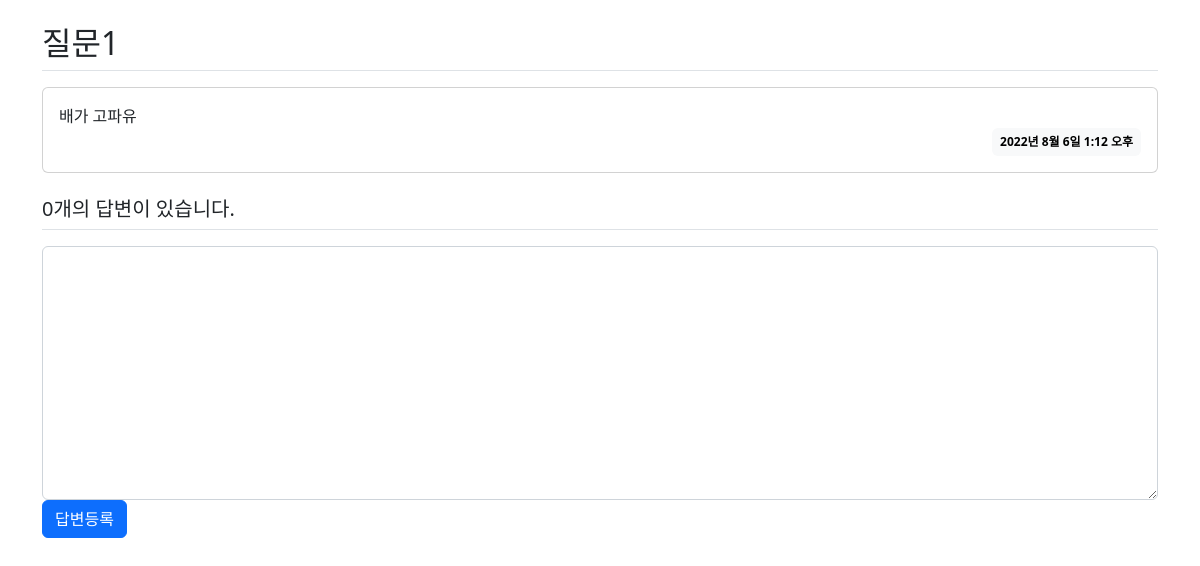
/pybo/4/, run on an earlier commit of the app's database.
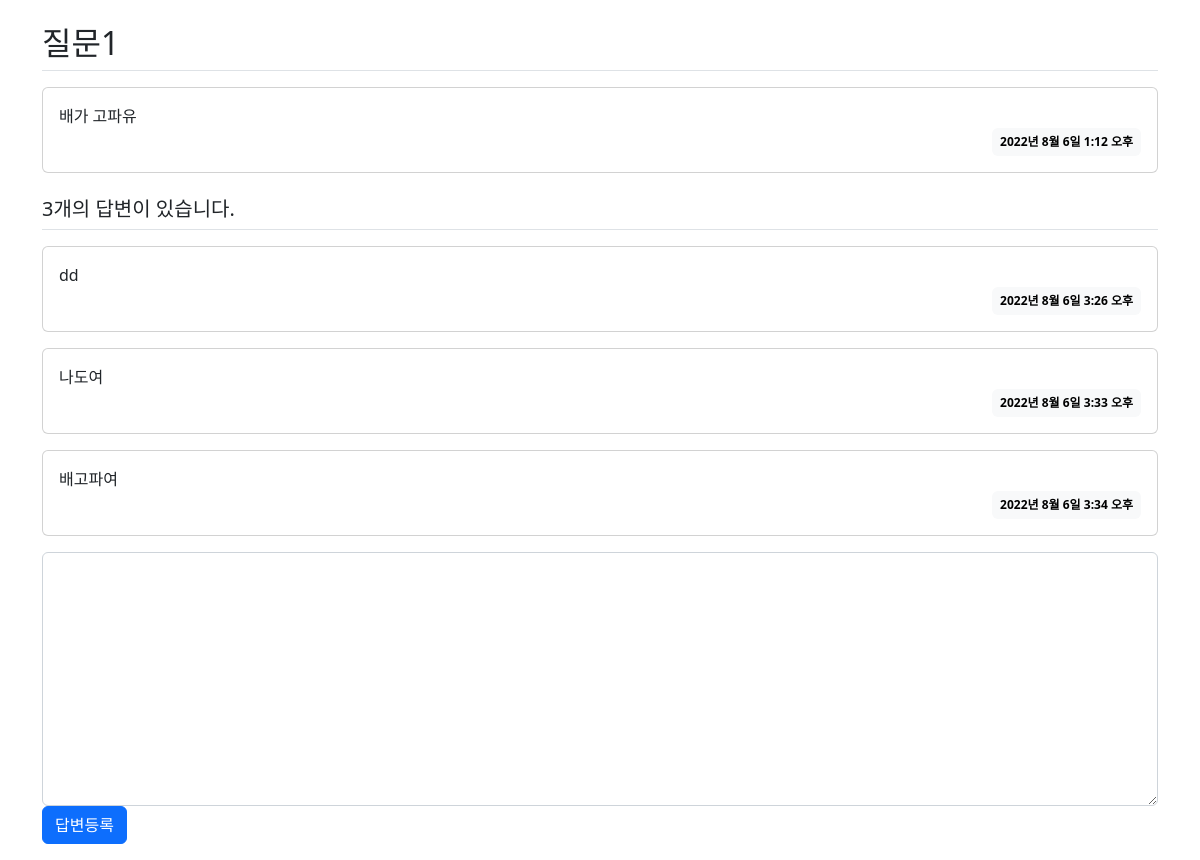
And on a later commit of the database.
### pybo/models.py (models this page shows, shortened)
class Question(models.Model):
    subject = models.CharField(max_length=200)
    content = models.TextField()
    create_date = models.DateTimeField()

class Answer(models.Model):
    question = models.ForeignKey(Question, on_delete=models.CASCADE)
    content = models.TextField()
    create_date = models.DateTimeField()

### pybo/views.py (the view)
# urls.py: path('<int:question_id>/', views.detail, name='detail'),
def detail(request, question_id):
    question = Question.objects.get(id=question_id)
    context = {'question' : question}
    return render(request, 'pybo/question_detail.html', context)

### pybo/templates/pybo/question_detail.html (shortened to what this page needs)
{% load static %}
<link rel="stylesheet" type="text/css" href="{% static 'bootstrap.min.css' %}">
<div class="container my-3">
    <h2 class="border-bottom py-2">{{ question.subject }}</h2>
    <div class="card my-3">
        <div class="card-body">
            <div class="card-text" style="white-space: pre-line;">{{ question.content }}</div>
            <div class="d-flex justify-content-end">
                <span class="badge text-bg-light p-2">
                    {{ question.create_date }}
                </span>
            </div>
        </div>
    </div>
    <h5 class="border-bottom my-3 py-2">{{question.answer_set.count}}개의 답변이 있습니다.</h5>
    {% for answer in question.answer_set.all %}
    <div class="card my-3">
        <div class="card-body">
            <div class="card-text" style="white-space: pre-line;">{{ answer.content }}</div>
            <div class="d-flex justify-content-end">
                <div class="badge text-bg-light p-2">
                    {{ answer.create_date }}
                </div>
            </div>
        </div>
    </div>
    {% endfor %}
    <form action="{% url 'pybo:answer_create' question.id %}" method="post" class="my-3">
        <div class="form-group">
            <textarea name="content" id="content" class="form-control" rows="10"></textarea>
        </div>
        <input type="submit" value="답변등록" class="btn btn-primary">
    </form>
</div>

What changed in the data, as far as the page shows it:
computed for Question "질문1": answer_set.count "0" → "3"
added Answer: content "dd", create_date "2022년 8월 6일 3:26 오후"
added Answer: content "나도여", create_date "2022년 8월 6일 3:33 오후"
added Answer: content "배고파여", create_date "2022년 8월 6일 3:34 오후"
